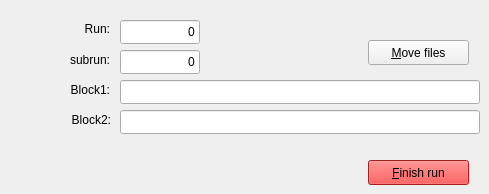
      <widget class="QWidget" name="tab_16">
       <attribute name="title">
        <string>Default</string>
       </attribute>
       <widget class="QLabel" name="label_22">
        <property name="geometry">
         <rect>
          <x>30</x>
          <y>20</y>
          <width>80</width>
          <height>17</height>
         </rect>
        </property>
        <property name="text">
         <string>Run:</string>
        </property>
        <property name="alignment">
         <set>Qt::AlignRight|Qt::AlignTrailing|Qt::AlignVCenter</set>
        </property>
       </widget>
       <widget class="QLabel" name="label_23">
        <property name="geometry">
         <rect>
          <x>30</x>
          <y>110</y>
          <width>81</width>
          <height>20</height>
         </rect>
        </property>
        <property name="text">
         <string>Block2:</string>
        </property>
        <property name="alignment">
         <set>Qt::AlignRight|Qt::AlignTrailing|Qt::AlignVCenter</set>
        </property>
       </widget>
       <widget class="QLabel" name="label_24">
        <property name="geometry">
         <rect>
          <x>30</x>
          <y>50</y>
          <width>80</width>
          <height>20</height>
         </rect>
        </property>
        <property name="text">
         <string>subrun:</string>
        </property>
        <property name="alignment">
         <set>Qt::AlignRight|Qt::AlignTrailing|Qt::AlignVCenter</set>
        </property>
       </widget>
       <widget class="QLineEdit" name="block1">
        <property name="geometry">
         <rect>
          <x>120</x>
          <y>80</y>
          <width>360</width>
          <height>24</height>
         </rect>
        </property>
        <property name="text">
         <string/>
        </property>
        <property name="alignment">
         <set>Qt::AlignRight|Qt::AlignTrailing|Qt::AlignVCenter</set>
        </property>
       </widget>
       <widget class="QLineEdit" name="run_3">
        <property name="geometry">
         <rect>
          <x>120</x>
          <y>20</y>
          <width>80</width>
          <height>24</height>
         </rect>
        </property>
        <property name="text">
         <string>0</string>
        </property>
        <property name="alignment">
         <set>Qt::AlignRight|Qt::AlignTrailing|Qt::AlignVCenter</set>
        </property>
        <property name="readOnly">
         <bool>false</bool>
        </property>
       </widget>
       <widget class="QPushButton" name="button_movefile_5">
        <property name="geometry">
         <rect>
          <x>368</x>
          <y>40</y>
          <width>101</width>
          <height>25</height>
         </rect>
        </property>
        <property name="text">
         <string>&amp;Move files</string>
        </property>
       </widget>
       <widget class="QLineEdit" name="subrun3">
        <property name="geometry">
         <rect>
          <x>120</x>
          <y>50</y>
          <width>80</width>
          <height>24</height>
         </rect>
        </property>
        <property name="text">
         <string>0</string>
        </property>
        <property name="alignment">
         <set>Qt::AlignRight|Qt::AlignTrailing|Qt::AlignVCenter</set>
        </property>
       </widget>
       <widget class="QPushButton" name="pushButton_4">
        <property name="geometry">
         <rect>
          <x>368</x>
          <y>160</y>
          <width>101</width>
          <height>25</height>
         </rect>
        </property>
        <property name="palette">
         <palette>
          <active>
           <colorrole role="Button">
            <brush brushstyle="SolidPattern">
             <color alpha="255">
              <red>239</red>
              <green>41</green>
              <blue>41</blue>
             </color>
            </brush>
           </colorrole>
           <colorrole role="Light">
            <brush brushstyle="SolidPattern">
             <color alpha="255">
              <red>255</red>
              <green>51</green>
              <blue>51</blue>
             </color>
            </brush>
           </colorrole>
           <colorrole role="Midlight">
            <brush brushstyle="SolidPattern">
             <color alpha="255">
              <red>229</red>
              <green>25</green>
              <blue>25</blue>
             </color>
            </brush>
           </colorrole>
           <colorrole role="Dark">
            <brush brushstyle="SolidPattern">
             <color alpha="255">
              <red>102</red>
              <green>0</green>
              <blue>0</blue>
             </color>
            </brush>
           </colorrole>
           <colorrole role="Mid">
            <brush brushstyle="SolidPattern">
             <color alpha="255">
              <red>136</red>
              <green>0</green>
              <blue>0</blue>
             </color>
            </brush>
           </colorrole>
           <colorrole role="Base">
            <brush brushstyle="SolidPattern">
             <color alpha="255">
              <red>239</red>
              <green>41</green>
              <blue>41</blue>
             </color>
            </brush>
           </colorrole>
           <colorrole role="Window">
            <brush brushstyle="SolidPattern">
             <color alpha="255">
              <red>239</red>
              <green>41</green>
              <blue>41</blue>
             </color>
            </brush>
           </colorrole>
           <colorrole role="Shadow">
            <brush brushstyle="SolidPattern">
             <color alpha="255">
              <red>0</red>
              <green>0</green>
              <blue>0</blue>
             </color>
            </brush>
           </colorrole>
           <colorrole role="AlternateBase">
            <brush brushstyle="SolidPattern">
             <color alpha="255">
              <red>229</red>
              <green>127</green>
              <blue>127</blue>
             </color>
            </brush>
           </colorrole>
          </active>
          <inactive>
           <colorrole role="Button">
            <brush brushstyle="SolidPattern">
             <color alpha="255">
              <red>239</red>
              <green>41</green>
              <blue>41</blue>
             </color>
            </brush>
           </colorrole>
           <colorrole role="Light">
            <brush brushstyle="SolidPattern">
             <color alpha="255">
              <red>255</red>
              <green>51</green>
              <blue>51</blue>
             </color>
            </brush>
           </colorrole>
           <colorrole role="Midlight">
            <brush brushstyle="SolidPattern">
             <color alpha="255">
              <red>229</red>
              <green>25</green>
              <blue>25</blue>
             </color>
            </brush>
           </colorrole>
           <colorrole role="Dark">
            <brush brushstyle="SolidPattern">
             <color alpha="255">
              <red>102</red>
              <green>0</green>
              <blue>0</blue>
             </color>
            </brush>
           </colorrole>
           <colorrole role="Mid">
            <brush brushstyle="SolidPattern">
             <color alpha="255">
              <red>136</red>
              <green>0</green>
              <blue>0</blue>
             </color>
            </brush>
           </colorrole>
           <colorrole role="Base">
            <brush brushstyle="SolidPattern">
             <color alpha="255">
              <red>239</red>
              <green>41</green>
              <blue>41</blue>
             </color>
            </brush>
           </colorrole>
           <colorrole role="Window">
            <brush brushstyle="SolidPattern">
             <color alpha="255">
              <red>239</red>
              <green>41</green>
              <blue>41</blue>
             </color>
            </brush>
           </colorrole>
           <colorrole role="Shadow">
            <brush brushstyle="SolidPattern">
             <color alpha="255">
              <red>0</red>
              <green>0</green>
              <blue>0</blue>
             </color>
            </brush>
           </colorrole>
           <colorrole role="AlternateBase">
            <brush brushstyle="SolidPattern">
             <color alpha="255">
              <red>229</red>
              <green>127</green>
              <blue>127</blue>
             </color>
            </brush>
           </colorrole>
          </inactive>
          <disabled>
           <colorrole role="Button">
            <brush brushstyle="SolidPattern">
             <color alpha="255">
              <red>239</red>
              <green>41</green>
              <blue>41</blue>
             </color>
            </brush>
           </colorrole>
           <colorrole role="Light">
            <brush brushstyle="SolidPattern">
             <color alpha="255">
              <red>255</red>
              <green>51</green>
              <blue>51</blue>
             </color>
            </brush>
           </colorrole>
           <colorrole role="Midlight">
            <brush brushstyle="SolidPattern">
             <color alpha="255">
              <red>229</red>
              <green>25</green>
              <blue>25</blue>
             </color>
            </brush>
           </colorrole>
           <colorrole role="Dark">
            <brush brushstyle="SolidPattern">
             <color alpha="255">
              <red>102</red>
              <green>0</green>
              <blue>0</blue>
             </color>
            </brush>
           </colorrole>
           <colorrole role="Mid">
            <brush brushstyle="SolidPattern">
             <color alpha="255">
              <red>136</red>
              <green>0</green>
              <blue>0</blue>
             </color>
            </brush>
           </colorrole>
           <colorrole role="Base">
            <brush brushstyle="SolidPattern">
             <color alpha="255">
              <red>239</red>
              <green>41</green>
              <blue>41</blue>
             </color>
            </brush>
           </colorrole>
           <colorrole role="Window">
            <brush brushstyle="SolidPattern">
             <color alpha="255">
              <red>239</red>
              <green>41</green>
              <blue>41</blue>
             </color>
            </brush>
           </colorrole>
           <colorrole role="Shadow">
            <brush brushstyle="SolidPattern">
             <color alpha="255">
              <red>0</red>
              <green>0</green>
              <blue>0</blue>
             </color>
            </brush>
           </colorrole>
           <colorrole role="AlternateBase">
            <brush brushstyle="SolidPattern">
             <color alpha="255">
              <red>204</red>
              <green>0</green>
              <blue>0</blue>
             </color>
            </brush>
           </colorrole>
          </disabled>
         </palette>
        </property>
        <property name="autoFillBackground">
         <bool>false</bool>
        </property>
        <property name="styleSheet">
         <string notr="true">background-color: rgb(239, 41, 41);
</string>
        </property>
        <property name="text">
         <string>&amp;Finish run</string>
        </property>
        <property name="autoDefault">
         <bool>false</bool>
        </property>
        <property name="default">
         <bool>false</bool>
        </property>
        <property name="flat">
         <bool>false</bool>
        </property>
       </widget>
       <widget class="QLineEdit" name="block2">
        <property name="geometry">
         <rect>
          <x>120</x>
          <y>110</y>
          <width>360</width>
          <height>24</height>
         </rect>
        </property>
        <property name="text">
         <string/>
        </property>
        <property name="alignment">
         <set>Qt::AlignRight|Qt::AlignTrailing|Qt::AlignVCenter</set>
        </property>
       </widget>
       <widget class="QLabel" name="label_27">
        <property name="geometry">
         <rect>
          <x>30</x>
          <y>80</y>
          <width>80</width>
          <height>20</height>
         </rect>
        </property>
        <property name="text">
         <string>Block1:</string>
        </property>
        <property name="alignment">
         <set>Qt::AlignRight|Qt::AlignTrailing|Qt::AlignVCenter</set>
        </property>
       </widget>
      </widget>
